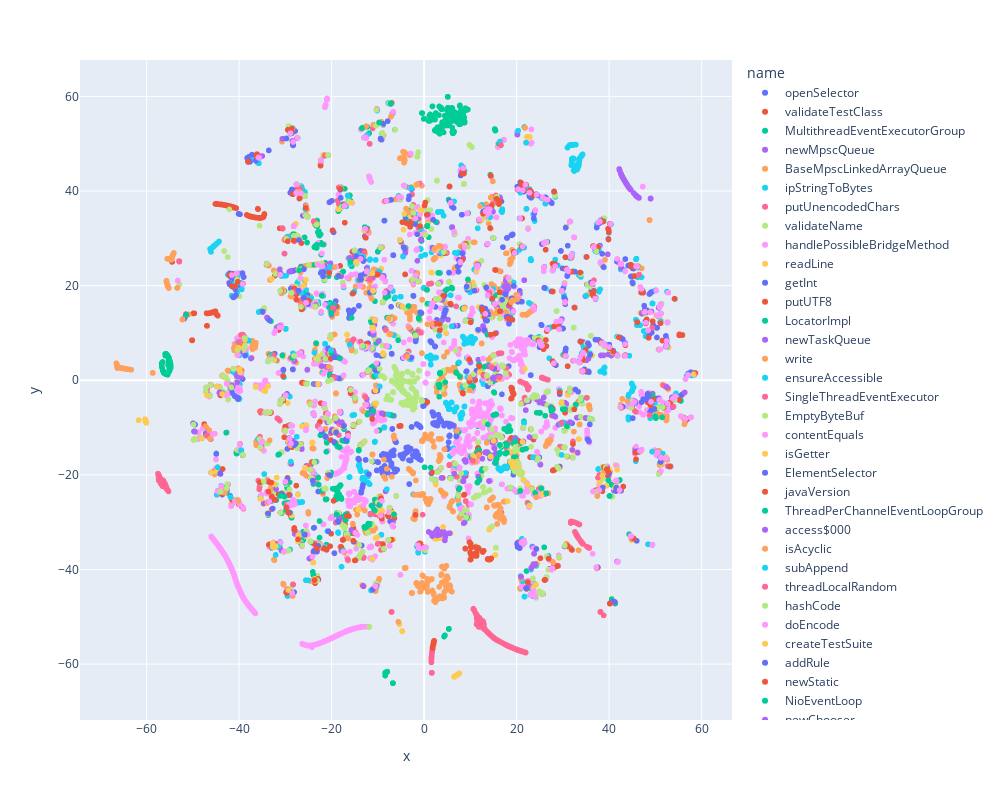

The notebook cell this image was saved under:
### Code cell
fig = px.scatter(tsne_df, x="x", y="y", hover_data=['name'], color="name", color_continuous_scale=px.colors.sequential.Turbo, height=800,width=1000)
fig.show()
